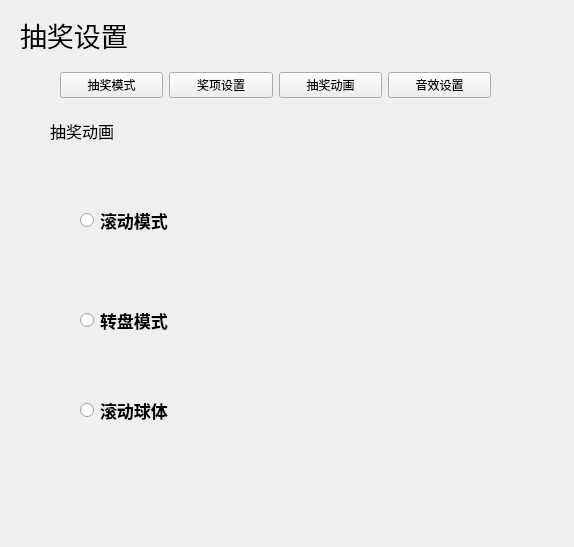
<?xml version="1.0" encoding="UTF-8"?>
<ui version="4.0">
 <class>RaffleSetting</class>
 <widget class="QWidget" name="RaffleSetting">
  <property name="geometry">
   <rect>
    <x>0</x>
    <y>0</y>
    <width>574</width>
    <height>547</height>
   </rect>
  </property>
  <property name="windowTitle">
   <string>Form</string>
  </property>
  <widget class="QLabel" name="label">
   <property name="geometry">
    <rect>
     <x>20</x>
     <y>19</y>
     <width>161</width>
     <height>31</height>
    </rect>
   </property>
   <property name="font">
    <font>
     <family>Arial</family>
     <pointsize>20</pointsize>
    </font>
   </property>
   <property name="text">
    <string>抽奖设置</string>
   </property>
  </widget>
  <widget class="QStackedWidget" name="stackedWidget">
   <property name="geometry">
    <rect>
     <x>50</x>
     <y>110</y>
     <width>491</width>
     <height>391</height>
    </rect>
   </property>
   <property name="font">
    <font>
     <family>Arial</family>
     <pointsize>12</pointsize>
    </font>
   </property>
   <property name="currentIndex">
    <number>2</number>
   </property>
   <widget class="QWidget" name="page">
    <widget class="QLabel" name="label_3">
     <property name="geometry">
      <rect>
       <x>10</x>
       <y>20</y>
       <width>75</width>
       <height>25</height>
      </rect>
     </property>
     <property name="font">
      <font>
       <family>Arial</family>
       <pointsize>12</pointsize>
      </font>
     </property>
     <property name="text">
      <string>抽奖模式</string>
     </property>
    </widget>
    <widget class="QRadioButton" name="radioButton_3">
     <property name="geometry">
      <rect>
       <x>40</x>
       <y>110</y>
       <width>141</width>
       <height>31</height>
      </rect>
     </property>
     <property name="font">
      <font>
       <family>Arial</family>
       <pointsize>14</pointsize>
      </font>
     </property>
     <property name="text">
      <string>可重复抽奖</string>
     </property>
     <attribute name="buttonGroup">
      <string notr="true">buttonGroup_2</string>
     </attribute>
    </widget>
    <widget class="QRadioButton" name="radioButton_4">
     <property name="geometry">
      <rect>
       <x>190</x>
       <y>110</y>
       <width>151</width>
       <height>31</height>
      </rect>
     </property>
     <property name="font">
      <font>
       <family>Arial</family>
       <pointsize>14</pointsize>
      </font>
     </property>
     <property name="text">
      <string>不可重复抽奖</string>
     </property>
     <attribute name="buttonGroup">
      <string notr="true">buttonGroup_2</string>
     </attribute>
    </widget>
    <widget class="QRadioButton" name="radioButton_5">
     <property name="geometry">
      <rect>
       <x>190</x>
       <y>190</y>
       <width>121</width>
       <height>31</height>
      </rect>
     </property>
     <property name="font">
      <font>
       <family>Arial</family>
       <pointsize>14</pointsize>
      </font>
     </property>
     <property name="text">
      <string>分组抽奖</string>
     </property>
     <attribute name="buttonGroup">
      <string notr="true">buttonGroup_2</string>
     </attribute>
    </widget>
    <widget class="QRadioButton" name="radioButton_6">
     <property name="geometry">
      <rect>
       <x>40</x>
       <y>190</y>
       <width>121</width>
       <height>31</height>
      </rect>
     </property>
     <property name="font">
      <font>
       <family>Arial</family>
       <pointsize>14</pointsize>
      </font>
     </property>
     <property name="text">
      <string>权重抽奖</string>
     </property>
     <attribute name="buttonGroup">
      <string notr="true">buttonGroup_2</string>
     </attribute>
    </widget>
   </widget>
   <widget class="QWidget" name="page_2">
    <widget class="QLabel" name="label_4">
     <property name="geometry">
      <rect>
       <x>0</x>
       <y>10</y>
       <width>81</width>
       <height>16</height>
      </rect>
     </property>
     <property name="text">
      <string>奖项设置</string>
     </property>
    </widget>
    <widget class="QLabel" name="label_2">
     <property name="geometry">
      <rect>
       <x>110</x>
       <y>60</y>
       <width>81</width>
       <height>16</height>
      </rect>
     </property>
     <property name="font">
      <font>
       <family>Arial Black</family>
       <pointsize>11</pointsize>
       <weight>75</weight>
       <bold>true</bold>
      </font>
     </property>
     <property name="text">
      <string>奖项名称：</string>
     </property>
    </widget>
    <widget class="QLabel" name="label_5">
     <property name="geometry">
      <rect>
       <x>110</x>
       <y>190</y>
       <width>81</width>
       <height>16</height>
      </rect>
     </property>
     <property name="font">
      <font>
       <family>Arial Black</family>
       <pointsize>11</pointsize>
       <weight>75</weight>
       <bold>true</bold>
      </font>
     </property>
     <property name="text">
      <string>获奖人数：</string>
     </property>
    </widget>
    <widget class="QSpinBox" name="spinBox">
     <property name="geometry">
      <rect>
       <x>200</x>
       <y>187</y>
       <width>111</width>
       <height>25</height>
      </rect>
     </property>
    </widget>
    <widget class="QComboBox" name="comboBox">
     <property name="geometry">
      <rect>
       <x>200</x>
       <y>60</y>
       <width>111</width>
       <height>22</height>
      </rect>
     </property>
     <property name="editable">
      <bool>true</bool>
     </property>
     <item>
      <property name="text">
       <string>特等奖</string>
      </property>
     </item>
     <item>
      <property name="text">
       <string>一等奖</string>
      </property>
     </item>
     <item>
      <property name="text">
       <string>二等奖</string>
      </property>
     </item>
     <item>
      <property name="text">
       <string>三等奖</string>
      </property>
     </item>
     <item>
      <property name="text">
       <string>自定义...</string>
      </property>
     </item>
    </widget>
    <widget class="QLabel" name="label_6">
     <property name="geometry">
      <rect>
       <x>110</x>
       <y>120</y>
       <width>81</width>
       <height>16</height>
      </rect>
     </property>
     <property name="font">
      <font>
       <family>Arial Black</family>
       <pointsize>11</pointsize>
       <weight>75</weight>
       <bold>true</bold>
      </font>
     </property>
     <property name="text">
      <string>奖品名称：</string>
     </property>
    </widget>
    <widget class="QLabel" name="label_7">
     <property name="geometry">
      <rect>
       <x>80</x>
       <y>120</y>
       <width>63</width>
       <height>14</height>
      </rect>
     </property>
     <property name="text">
      <string/>
     </property>
    </widget>
    <widget class="QLineEdit" name="lineEdit">
     <property name="geometry">
      <rect>
       <x>200</x>
       <y>120</y>
       <width>113</width>
       <height>22</height>
      </rect>
     </property>
    </widget>
    <widget class="QPushButton" name="pushButton_5">
     <property name="geometry">
      <rect>
       <x>190</x>
       <y>280</y>
       <width>80</width>
       <height>22</height>
      </rect>
     </property>
     <property name="text">
      <string>确定</string>
     </property>
    </widget>
   </widget>
   <widget class="QWidget" name="page_5">
    <widget class="QLabel" name="label_14">
     <property name="geometry">
      <rect>
       <x>0</x>
       <y>10</y>
       <width>101</width>
       <height>21</height>
      </rect>
     </property>
     <property name="text">
      <string>抽奖动画</string>
     </property>
    </widget>
    <widget class="QRadioButton" name="radioButton">
     <property name="geometry">
      <rect>
       <x>30</x>
       <y>100</y>
       <width>103</width>
       <height>20</height>
      </rect>
     </property>
     <property name="font">
      <font>
       <family>Arial Black</family>
       <pointsize>13</pointsize>
       <weight>75</weight>
       <bold>true</bold>
      </font>
     </property>
     <property name="text">
      <string>滚动模式</string>
     </property>
    </widget>
    <widget class="QRadioButton" name="radioButton_2">
     <property name="geometry">
      <rect>
       <x>30</x>
       <y>200</y>
       <width>103</width>
       <height>20</height>
      </rect>
     </property>
     <property name="font">
      <font>
       <family>Arial Black</family>
       <pointsize>13</pointsize>
       <weight>75</weight>
       <bold>true</bold>
      </font>
     </property>
     <property name="text">
      <string>转盘模式</string>
     </property>
    </widget>
    <widget class="QRadioButton" name="radioButton_11">
     <property name="geometry">
      <rect>
       <x>30</x>
       <y>290</y>
       <width>103</width>
       <height>20</height>
      </rect>
     </property>
     <property name="font">
      <font>
       <family>Arial Black</family>
       <pointsize>13</pointsize>
       <weight>75</weight>
       <bold>true</bold>
      </font>
     </property>
     <property name="text">
      <string>滚动球体</string>
     </property>
    </widget>
   </widget>
   <widget class="QWidget" name="page_6">
    <widget class="QLabel" name="label_15">
     <property name="geometry">
      <rect>
       <x>0</x>
       <y>0</y>
       <width>91</width>
       <height>41</height>
      </rect>
     </property>
     <property name="text">
      <string>音效设置</string>
     </property>
    </widget>
    <widget class="QRadioButton" name="radioButton_12">
     <property name="geometry">
      <rect>
       <x>142</x>
       <y>139</y>
       <width>171</width>
       <height>51</height>
      </rect>
     </property>
     <property name="text">
      <string>播放获奖音效</string>
     </property>
    </widget>
   </widget>
  </widget>
  <widget class="QWidget" name="layoutWidget">
   <property name="geometry">
    <rect>
     <x>60</x>
     <y>60</y>
     <width>431</width>
     <height>51</height>
    </rect>
   </property>
   <layout class="QHBoxLayout" name="horizontalLayout">
    <item>
     <widget class="QPushButton" name="pushButton_2">
      <property name="text">
       <string>抽奖模式</string>
      </property>
     </widget>
    </item>
    <item>
     <widget class="QPushButton" name="pushButton">
      <property name="text">
       <string>奖项设置</string>
      </property>
     </widget>
    </item>
    <item>
     <widget class="QPushButton" name="pushButton_3">
      <property name="text">
       <string>抽奖动画</string>
      </property>
     </widget>
    </item>
    <item>
     <widget class="QPushButton" name="pushButton_4">
      <property name="text">
       <string>音效设置</string>
      </property>
     </widget>
    </item>
   </layout>
  </widget>
 </widget>
 <resources/>
 <connections/>
 <buttongroups>
  <buttongroup name="buttonGroup_2"/>
 </buttongroups>
</ui>
